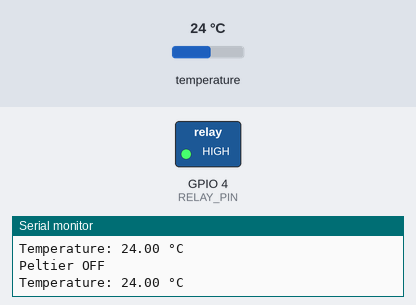
Recording of a sketch running on a simulated ESP32. Parts: switched loads named in the sketch (green lamp = pin HIGH), the last lines printed to the serial monitor. Wiring (inferred from the names in the program): TMP102 temperature sensor at I2C address 0x48. Inputs (shaded band) come from the test bench; at power-on: temperature 24 °C.

Above: at 1.8 s.
1.9 s: temperature set to 31.6 °C
3.4 s: temperature set to 32.5 °C
At 5.2 s:
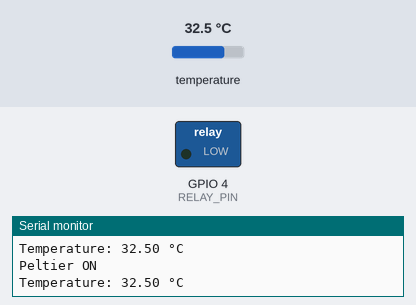
5.5 s: temperature set to 30.5 °C
7.2 s: temperature set to 29.7 °C
At 8.4 s:
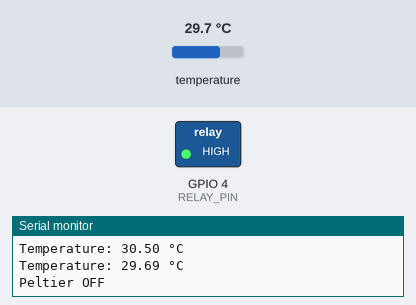
9.5 s: temperature set to 33 °C
At 11.2 s:
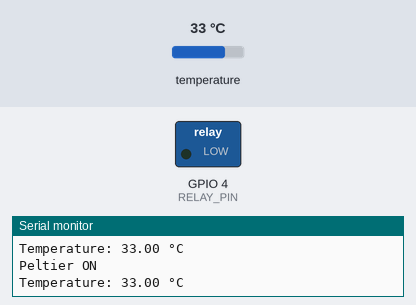
Timing chart, 0 to 12.5 s (numbered marks = the images above; inputs shaded):
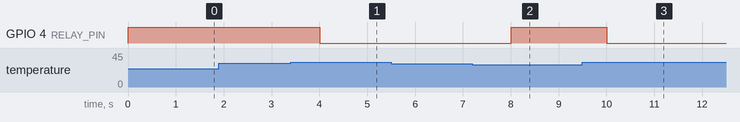

The sketch:

RELAY_TEMPER.ino
```cpp
#include <Wire.h>

#define TMP102_ADDR 0x48  // TMP102 default I2C address
#define RELAY_PIN 4       // GPIO pin for relay control

// Temperature thresholds
const float HIGH_TEMP_THRESHOLD = 32.0;
const float LOW_TEMP_THRESHOLD = 30.0;

void setup() {
  Serial.begin(115200);
  Wire.begin(21, 19);  // SDA -> GPIO21, SCL -> GPIO19 (or use GPIO22 for SCL)
  pinMode(RELAY_PIN, OUTPUT);
  digitalWrite(RELAY_PIN, LOW); // Initialize relay OFF
}

void loop() {
  Wire.beginTransmission(TMP102_ADDR);
  Wire.write(0x00); // Select temperature register
  Wire.endTransmission(false);

  Wire.requestFrom(TMP102_ADDR, 2);  // Request 2 bytes from TMP102
  if (Wire.available() == 2) {
    int16_t rawData = (Wire.read() << 8) | Wire.read();  // Read 16-bit data

    rawData = rawData >> 4;  // Shift right to get the 12-bit temperature value

    // Handle negative temperatures
    if (rawData & 0x800) {
      rawData |= 0xF000;  // Extend sign for negative temperature
    }

    float temperature = rawData * 0.0625;  // Convert to Celsius

    // Print temperature to Serial Monitor
    Serial.print("Temperature: ");
    Serial.print(temperature);
    Serial.println(" °C");

    // Control Peltier module via relay
    if (temperature >= HIGH_TEMP_THRESHOLD) {
      if (digitalRead(RELAY_PIN) == HIGH) {
        digitalWrite(RELAY_PIN, LOW); // Turn relay ON (Peltier ON)
        Serial.println("Peltier ON");
      }
    } else if (temperature <= LOW_TEMP_THRESHOLD) {
      if (digitalRead(RELAY_PIN) == LOW) {
        digitalWrite(RELAY_PIN, HIGH);  // Turn relay OFF (Peltier OFF)
        Serial.println("Peltier OFF");
      }
    }

  } else {
    Serial.println("Failed to read temperature.");
  }

  delay(1000); // Read temperature every second
}
```

Measured:
- the behaviour switches between 31.9 and 32 °C on temperature (found by bisection; images 0 and 1)
- the behaviour switches between 30.1 and 30 °C on temperature (found by bisection; images 1 and 2)
- after the input at 3.4 s, GPIO 4 (RELAY_PIN): HIGH → LOW after 0.60 s
- after the input at 7.2 s, GPIO 4 (RELAY_PIN): LOW → HIGH after 0.81 s
- after the input at 9.5 s, GPIO 4 (RELAY_PIN): HIGH → LOW after 0.51 s
